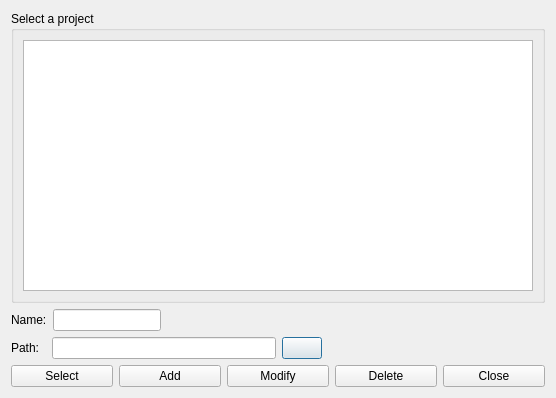
<?xml version="1.0" encoding="UTF-8"?>
<ui version="4.0">
 <class>RegProjectFolderDialog</class>
 <widget class="QDialog" name="RegProjectFolderDialog">
  <property name="geometry">
   <rect>
    <x>0</x>
    <y>0</y>
    <width>556</width>
    <height>398</height>
   </rect>
  </property>
  <property name="windowTitle">
   <string>Register Project Folder</string>
  </property>
  <layout class="QVBoxLayout" name="verticalLayout_2">
   <item>
    <widget class="QGroupBox" name="groupBox">
     <property name="title">
      <string>Select a project</string>
     </property>
     <layout class="QVBoxLayout" name="verticalLayout">
      <item>
       <widget class="QListWidget" name="listWidgetProjectFolder"/>
      </item>
     </layout>
    </widget>
   </item>
   <item>
    <layout class="QHBoxLayout" name="horizontalLayout">
     <item>
      <widget class="QLabel" name="label">
       <property name="text">
        <string>Name:</string>
       </property>
      </widget>
     </item>
     <item>
      <widget class="QLineEdit" name="lineEditProjectName">
       <property name="sizePolicy">
        <sizepolicy hsizetype="Fixed" vsizetype="Fixed">
         <horstretch>0</horstretch>
         <verstretch>0</verstretch>
        </sizepolicy>
       </property>
       <property name="readOnly">
        <bool>false</bool>
       </property>
      </widget>
     </item>
     <item>
      <spacer name="horizontalSpacer_2">
       <property name="orientation">
        <enum>Qt::Horizontal</enum>
       </property>
       <property name="sizeHint" stdset="0">
        <size>
         <width>40</width>
         <height>20</height>
        </size>
       </property>
      </spacer>
     </item>
    </layout>
   </item>
   <item>
    <layout class="QHBoxLayout" name="horizontalLayout_2">
     <item>
      <widget class="QLabel" name="label_2">
       <property name="text">
        <string>Path:  </string>
       </property>
      </widget>
     </item>
     <item>
      <widget class="QLineEdit" name="lineEditProjectFolder">
       <property name="readOnly">
        <bool>true</bool>
       </property>
      </widget>
     </item>
     <item>
      <widget class="QPushButton" name="pushButtonSelectFolder">
       <property name="text">
        <string/>
       </property>
      </widget>
     </item>
     <item>
      <spacer name="horizontalSpacer">
       <property name="orientation">
        <enum>Qt::Horizontal</enum>
       </property>
       <property name="sizeHint" stdset="0">
        <size>
         <width>40</width>
         <height>20</height>
        </size>
       </property>
      </spacer>
     </item>
    </layout>
   </item>
   <item>
    <layout class="QHBoxLayout" name="horizontalLayout_3">
     <item>
      <widget class="QPushButton" name="pushButtonSelect">
       <property name="text">
        <string>Select</string>
       </property>
      </widget>
     </item>
     <item>
      <widget class="QPushButton" name="pushButtonAdd">
       <property name="text">
        <string>Add</string>
       </property>
      </widget>
     </item>
     <item>
      <widget class="QPushButton" name="pushButtonModify">
       <property name="text">
        <string>Modify</string>
       </property>
      </widget>
     </item>
     <item>
      <widget class="QPushButton" name="pushButtonDelete">
       <property name="text">
        <string>Delete</string>
       </property>
      </widget>
     </item>
     <item>
      <widget class="QPushButton" name="pushButtonClose">
       <property name="text">
        <string>Close</string>
       </property>
      </widget>
     </item>
    </layout>
   </item>
  </layout>
 </widget>
 <resources/>
 <connections/>
</ui>
